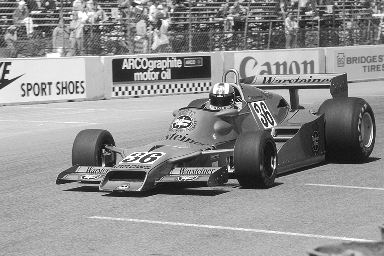
%> input picture lab4/race.tif, 384 x 256 px
$ octave HW4.m   (GNU Octave 9; MATLAB toolbox functions it lacks are replaced by stand-ins)
%> lines starting %> are read from the running program, lines starting %| are printed output that depends on the picture
### lab4/equalize.m
function Y = equalize(X)

L = 256;

IM = hist(X(:),[0:L-1]);

for i = 0:L-1
    Fx(i+1) = sum(IM(1:(i+1))) / sum(IM); % calculating Fx
end

plot(Fx)
xlabel('value of Xs')
ylabel('Ys')
title('plot of Fx(i)')

Ymax = max(Fx);
Ymin = min(Fx);

Y = (L-1) * (Fx(X)-Ymin) / (Ymax-Ymin);
Y = uint8(Y);

end

### lab4/stretch.m
function output = stretch(input, T1, T2)

[r,c] = size(input);
output = zeros(r,c);
input = double(input);

for i = 1:r
    for j = 1:c
        if input(i,j) > T2
            output(i,j) = 255;
        elseif (T1 <= input(i,j)) && (input(i,j) <= T2)
            output(i,j) = (input(i,j)-T1) / (T2-T1) * 254;
        end
    end
end

output = uint8(output);

end

### lab4/Checkerboard.m
function Y = Checkerboard(x)

grey_stripe = zeros(16,256);

grey_stripe(:,:) = x;
cb_pattern = [255,255,0,0;255,255,0,0;0,0,255,255;0,0,255,255];
checkerboard = repmat(cb_pattern, 4, 64);
temp = [checkerboard;grey_stripe];
Y = repmat(temp,8, 1);

end

### lab4/HW4.m
clear all

%% 1 Histogram of an Image

race = imread('./race.tif');
%> race is the input picture: size 256x384 uint8; min 4, max 255, mean 144.5
figure(1)
hist(race(:),[0:255]);
xlabel('pixel intensity')
ylabel('number of pixels')
title('Histogram of race')
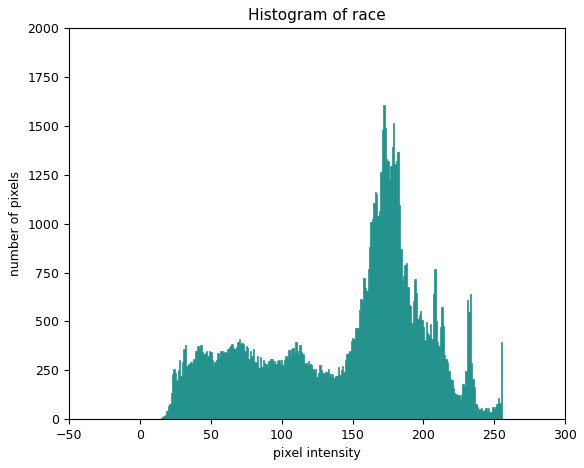
%> figure redrawn from the program's plot data; tallest bar 1607 high, from x = 171.5 to 172.5

kids = imread('./kids.tif');
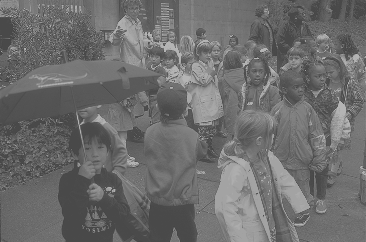
%> input picture lab4/kids.tif, 366 x 242 px
%> kids is the input picture: size 242x366 uint8; min 70, max 180, mean 108.6
figure(2)
hist(kids(:),[0:255]);
xlabel('pixel intensity')
ylabel('number of pixels')
title('Histogram of kids')
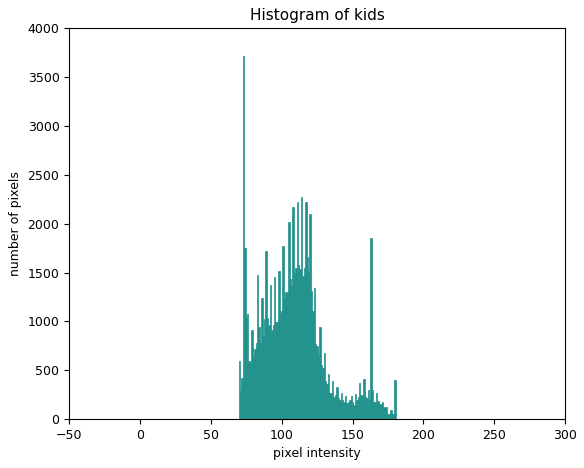
%> figure redrawn from the program's plot data; tallest bar 3712 high, from x = 72.5 to 73.5

%% 2 Histogram Equalization

kids = imread('./kids.tif');

Y = equalize(kids);
%> in equalize, `IM = hist(X(:),[0:L-1]);`: IM = 256 values, max 3712 at index 74, min 0 at index 1, mean 346
%> after the loop in equalize, `for i = 0:L-1`: Fx = 256 values from 0 to 1
%> in equalize, `Ymax = max(Fx);`: Ymax = 1
%> in equalize, `Ymin = min(Fx);`: Ymin = 0
%> figure, not shown here; curve peaks at x = 181, y = 1
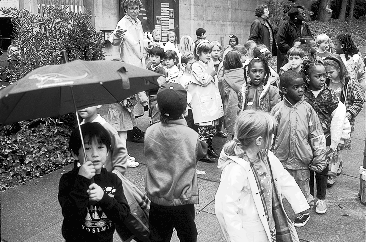
%> Y: size 242x366 uint8; min 0, max 254, mean 125.6

figure
image(Y+1);
axis('image');
graymap = [0:255; 0:255; 0:255]'/255;
colormap(graymap);

figure
hist(Y(:),[0:255]);
xlabel('pixel intensity')
ylabel('number of pixels')
title('Histogram of equalized image')
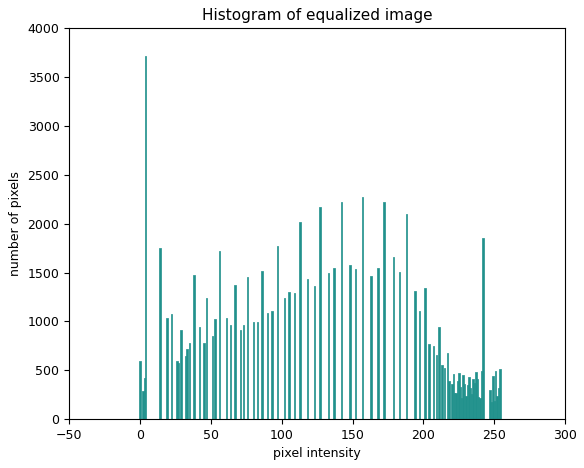
%> figure redrawn from the program's plot data; tallest bar 3712 high, from x = 3.5 to 4.5

%% 3 Contrast Stretching

kids = imread('./kids.tif');

output = stretch(kids,75,150);
%> after the loop in stretch, `for i = 1:r`:
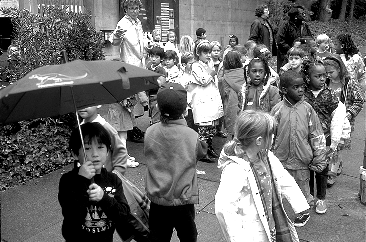
%> output: size 242x366 double; min 0, max 255, mean 110.7

figure
image(output);
axis('image');
graymap = [0:255; 0:255; 0:255]'/255;
colormap(graymap);

figure
hist(output(:),[0:255]);
xlabel('pixel intensity')
ylabel('number of pixels')
title('Histogram of stretched image')
%> figure, not shown here; tallest bar 7804 high, from x = -0.5 to 0.5


%% 4.2

Y = Checkerboard(183);

figure
image(Y);
axis('image');
graymap = [0:255; 0:255; 0:255]'/255;
colormap(graymap);
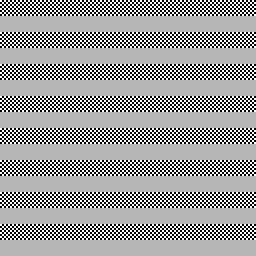
%> displayed picture: size 256x256x3, on the screen's scale of 0 to 255; min 0, max 254, mean 154.5
%}

%% 4.3

%> (the run ends here)
